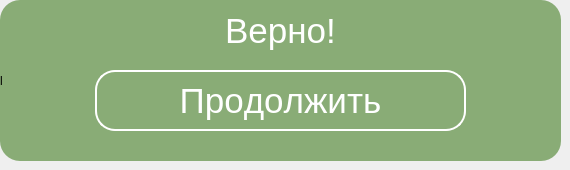
      <widget class="QWidget" name="page_27">
       <widget class="QLabel" name="label_89">
        <property name="geometry">
         <rect>
          <x>0</x>
          <y>0</y>
          <width>561</width>
          <height>161</height>
         </rect>
        </property>
        <property name="styleSheet">
         <string notr="true">border-radius: 20px;
background-color: rgb(137, 172, 118);</string>
        </property>
        <property name="text">
         <string>l</string>
        </property>
       </widget>
       <widget class="QPushButton" name="pushButton_34">
        <property name="geometry">
         <rect>
          <x>95</x>
          <y>70</y>
          <width>371</width>
          <height>61</height>
         </rect>
        </property>
        <property name="font">
         <font>
          <pointsize>26</pointsize>
          <strikeout>false</strikeout>
          <kerning>false</kerning>
         </font>
        </property>
        <property name="styleSheet">
         <string notr="true">border-radius: 20px;
background-color: rgb(137, 172, 118);
color: rgb(255, 255, 255);
border: 2px solid red;
border-color: rgb(255, 255, 255);</string>
        </property>
        <property name="text">
         <string>Продолжить</string>
        </property>
       </widget>
       <widget class="QLabel" name="label_90">
        <property name="geometry">
         <rect>
          <x>110</x>
          <y>0</y>
          <width>341</width>
          <height>61</height>
         </rect>
        </property>
        <property name="font">
         <font>
          <pointsize>26</pointsize>
         </font>
        </property>
        <property name="styleSheet">
         <string notr="true">border-radius: 20px;
background-color: rgb(137, 172, 118);
color: rgb(255, 255, 255);</string>
        </property>
        <property name="text">
         <string>Верно!</string>
        </property>
        <property name="alignment">
         <set>Qt::AlignCenter</set>
        </property>
       </widget>
      </widget>
